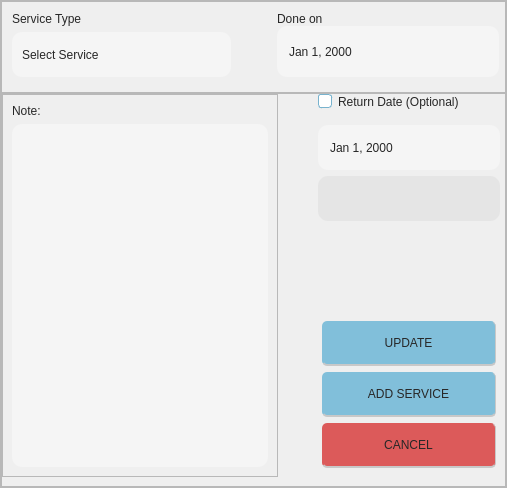
                <widget class="QWidget" name="addNewServicePage">
                 <layout class="QVBoxLayout" name="verticalLayout_52">
                  <property name="spacing">
                   <number>0</number>
                  </property>
                  <property name="leftMargin">
                   <number>0</number>
                  </property>
                  <property name="topMargin">
                   <number>0</number>
                  </property>
                  <property name="rightMargin">
                   <number>0</number>
                  </property>
                  <property name="bottomMargin">
                   <number>0</number>
                  </property>
                  <item>
                   <widget class="QFrame" name="frame_61">
                    <property name="styleSheet">
                     <string notr="true">QDateEdit {
	background-color:rgb(245, 245, 245);
    border-radius: 10px;
    font: 57 12pt &quot;Montserrat Medium&quot;;
    color: rgb(39, 39, 39);
    padding-left: 10px;
}

QDateEdit::drop-down {
    subcontrol-origin: padding;
    subcontrol-position: top right;
    width: 40px;
    border: none;
    background: transparent;
}

QDateEdit::down-arrow {
    image: url(:/Icons/Icons/calendar.png);
    width: 30px;
    height: 30px;
}

QComboBox {
    border-radius: 10px;
	font: 57 12pt &quot;Montserrat Medium&quot;;
	color:rgb(39, 39, 39);
	padding-left: 10px;
	background-color:rgb(245, 245, 245);
}
QComboBox QLineEdit {
    font: 63 12pt &quot;Montserrat SemiBold&quot;;
    color: rgb(39, 39, 39);
    border: none; 
}
QComboBox:focus{
    border: 1px solid rgb(235, 235, 235);
	background-color:rgb(227, 227, 227);
}
QComboBox::drop-down {
    background-color: transparent;
    border-radius: 10px;
}

QComboBox::down-arrow {
    image: url(:/Icons/Icons/downArrow.png);
    width: 12px;
    height: 12px;
    padding-right: 10px;
}

/* Dropdown list */
QComboBox QAbstractItemView {
    background-color: rgb(232, 232, 232);
    selection-background-color: rgb(217, 217, 217); 
    selection-color: black;
    font: 63 12pt &quot;Montserrat SemiBold&quot;;
    outline: none;
	border:1px solid rgb(209, 209, 209);
}

/* List items */
QComboBox QAbstractItemView::item {
    background-color:  rgb(232, 232, 232);
    color: black;
    height: 25px;
    font: 63 12pt &quot;Montserrat SemiBold&quot;;
}

QComboBox QAbstractItemView::item:hover {
    background-color: rgb(193, 193, 193);
    color: black;
}

/* Scrollbar inside dropdown */
QComboBox QAbstractItemView QScrollBar:vertical {
    background-color: transparent; /* or set a solid color */
    width: 10px;
    border: none;
}

QComboBox QAbstractItemView QScrollBar::handle:vertical {
    background-color: rgb(129, 191, 218);
    border-radius: 5px;
    min-height: 120px;
}

QComboBox QAbstractItemView QScrollBar::handle:vertical:hover {
    background-color: rgb(86, 127, 145);
}

QComboBox QAbstractItemView QScrollBar::add-line:vertical,
QComboBox QAbstractItemView QScrollBar::sub-line:vertical {
    height: 0px;
    background: none;
    border: none;
}

QComboBox QAbstractItemView QScrollBar::groove:vertical {
    background: transparent;
    outline: none;
    border: none;
}
QComboBox QAbstractItemView QScrollBar,
QComboBox QAbstractItemView QScrollBar::handle,
QComboBox QAbstractItemView QScrollBar::groove {
    outline: none;
    border: none;
}

QComboBox QLineEdit {
    font: 63 12pt &quot;Montserrat SemiBold&quot;;
    color: rgb(39, 39, 39);
    border: none; /* optional para di mag mukhang double border */
    background: transparent;
}</string>
                    </property>
                    <property name="frameShape">
                     <enum>QFrame::StyledPanel</enum>
                    </property>
                    <property name="frameShadow">
                     <enum>QFrame::Raised</enum>
                    </property>
                    <layout class="QVBoxLayout" name="verticalLayout_56">
                     <property name="spacing">
                      <number>0</number>
                     </property>
                     <property name="leftMargin">
                      <number>0</number>
                     </property>
                     <property name="topMargin">
                      <number>0</number>
                     </property>
                     <property name="rightMargin">
                      <number>0</number>
                     </property>
                     <property name="bottomMargin">
                      <number>0</number>
                     </property>
                     <item>
                      <widget class="QFrame" name="frame_62">
                       <property name="sizePolicy">
                        <sizepolicy hsizetype="Preferred" vsizetype="Expanding">
                         <horstretch>0</horstretch>
                         <verstretch>0</verstretch>
                        </sizepolicy>
                       </property>
                       <property name="maximumSize">
                        <size>
                         <width>16777215</width>
                         <height>135</height>
                        </size>
                       </property>
                       <property name="frameShape">
                        <enum>QFrame::StyledPanel</enum>
                       </property>
                       <property name="frameShadow">
                        <enum>QFrame::Raised</enum>
                       </property>
                       <layout class="QHBoxLayout" name="horizontalLayout_61">
                        <property name="spacing">
                         <number>35</number>
                        </property>
                        <property name="topMargin">
                         <number>0</number>
                        </property>
                        <property name="rightMargin">
                         <number>0</number>
                        </property>
                        <property name="bottomMargin">
                         <number>5</number>
                        </property>
                        <item>
                         <widget class="QFrame" name="frame_63">
                          <property name="sizePolicy">
                           <sizepolicy hsizetype="Expanding" vsizetype="Expanding">
                            <horstretch>0</horstretch>
                            <verstretch>0</verstretch>
                           </sizepolicy>
                          </property>
                          <property name="styleSheet">
                           <string notr="true">QFrame{
background-color: transparent;
}</string>
                          </property>
                          <property name="frameShape">
                           <enum>QFrame::StyledPanel</enum>
                          </property>
                          <property name="frameShadow">
                           <enum>QFrame::Raised</enum>
                          </property>
                          <layout class="QVBoxLayout" name="verticalLayout_54">
                           <property name="leftMargin">
                            <number>0</number>
                           </property>
                           <property name="bottomMargin">
                            <number>9</number>
                           </property>
                           <item alignment="Qt::AlignTop">
                            <widget class="QLabel" name="label_137">
                             <property name="styleSheet">
                              <string notr="true">font: 63 12pt &quot;Montserrat SemiBold&quot;;
color:rgb(39, 39, 39);</string>
                             </property>
                             <property name="text">
                              <string>Service Type</string>
                             </property>
                            </widget>
                           </item>
                           <item>
                            <widget class="QComboBox" name="serviceTypeComboBox">
                             <property name="sizePolicy">
                              <sizepolicy hsizetype="Expanding" vsizetype="Expanding">
                               <horstretch>0</horstretch>
                               <verstretch>0</verstretch>
                              </sizepolicy>
                             </property>
                             <property name="minimumSize">
                              <size>
                               <width>174</width>
                               <height>45</height>
                              </size>
                             </property>
                             <property name="maximumSize">
                              <size>
                               <width>16777215</width>
                               <height>65</height>
                              </size>
                             </property>
                             <property name="focusPolicy">
                              <enum>Qt::NoFocus</enum>
                             </property>
                             <property name="styleSheet">
                              <string notr="true"/>
                             </property>
                             <property name="editable">
                              <bool>false</bool>
                             </property>
                             <property name="currentText">
                              <string>Select Service</string>
                             </property>
                             <property name="currentIndex">
                              <number>0</number>
                             </property>
                             <property name="maxVisibleItems">
                              <number>10</number>
                             </property>
                             <item>
                              <property name="text">
                               <string>Select Service</string>
                              </property>
                             </item>
                             <item>
                              <property name="text">
                               <string>Vaccination</string>
                              </property>
                             </item>
                             <item>
                              <property name="text">
                               <string>Deworming</string>
                              </property>
                             </item>
                             <item>
                              <property name="text">
                               <string>Tick &amp; Flea Prevention</string>
                              </property>
                             </item>
                             <item>
                              <property name="text">
                               <string>Consultation</string>
                              </property>
                             </item>
                             <item>
                              <property name="text">
                               <string>Wellness Check</string>
                              </property>
                             </item>
                             <item>
                              <property name="text">
                               <string>Surgery</string>
                              </property>
                             </item>
                             <item>
                              <property name="text">
                               <string>CBC</string>
                              </property>
                             </item>
                             <item>
                              <property name="text">
                               <string>Blood Chemistry</string>
                              </property>
                             </item>
                             <item>
                              <property name="text">
                               <string>Progesterone test</string>
                              </property>
                             </item>
                             <item>
                              <property name="text">
                               <string>Pregnancy test</string>
                              </property>
                             </item>
                             <item>
                              <property name="text">
                               <string>Diagnostic Microscopy</string>
                              </property>
                             </item>
                             <item>
                              <property name="text">
                               <string>Urinalysis</string>
                              </property>
                             </item>
                             <item>
                              <property name="text">
                               <string>Antigen/Antibody</string>
                              </property>
                             </item>
                            </widget>
                           </item>
                          </layout>
                         </widget>
                        </item>
                        <item>
                         <widget class="QFrame" name="frame_64">
                          <property name="sizePolicy">
                           <sizepolicy hsizetype="Expanding" vsizetype="Expanding">
                            <horstretch>0</horstretch>
                            <verstretch>0</verstretch>
                           </sizepolicy>
                          </property>
                          <property name="styleSheet">
                           <string notr="true">QFrame{
background-color: transparent;
}</string>
                          </property>
                          <property name="frameShape">
                           <enum>QFrame::StyledPanel</enum>
                          </property>
                          <property name="frameShadow">
                           <enum>QFrame::Raised</enum>
                          </property>
                          <layout class="QVBoxLayout" name="verticalLayout_55">
                           <property name="spacing">
                            <number>0</number>
                           </property>
                           <property name="leftMargin">
                            <number>0</number>
                           </property>
                           <property name="rightMargin">
                            <number>5</number>
                           </property>
                           <property name="bottomMargin">
                            <number>9</number>
                           </property>
                           <item alignment="Qt::AlignTop">
                            <widget class="QLabel" name="label_139">
                             <property name="styleSheet">
                              <string notr="true">font: 63 12pt &quot;Montserrat SemiBold&quot;;
color:rgb(39, 39, 39);</string>
                             </property>
                             <property name="text">
                              <string>Done on</string>
                             </property>
                            </widget>
                           </item>
                           <item>
                            <widget class="QDateEdit" name="dateEdit">
                             <property name="sizePolicy">
                              <sizepolicy hsizetype="Expanding" vsizetype="Expanding">
                               <horstretch>0</horstretch>
                               <verstretch>0</verstretch>
                              </sizepolicy>
                             </property>
                             <property name="minimumSize">
                              <size>
                               <width>174</width>
                               <height>45</height>
                              </size>
                             </property>
                             <property name="maximumSize">
                              <size>
                               <width>16777215</width>
                               <height>65</height>
                              </size>
                             </property>
                             <property name="styleSheet">
                              <string notr="true"/>
                             </property>
                             <property name="accelerated">
                              <bool>false</bool>
                             </property>
                             <property name="displayFormat">
                              <string>MMM d, yyyy</string>
                             </property>
                             <property name="calendarPopup">
                              <bool>true</bool>
                             </property>
                            </widget>
                           </item>
                          </layout>
                         </widget>
                        </item>
                       </layout>
                      </widget>
                     </item>
                     <item>
                      <widget class="QFrame" name="frame_65">
                       <property name="sizePolicy">
                        <sizepolicy hsizetype="Preferred" vsizetype="Expanding">
                         <horstretch>0</horstretch>
                         <verstretch>0</verstretch>
                        </sizepolicy>
                       </property>
                       <property name="frameShape">
                        <enum>QFrame::StyledPanel</enum>
                       </property>
                       <property name="frameShadow">
                        <enum>QFrame::Raised</enum>
                       </property>
                       <layout class="QHBoxLayout" name="horizontalLayout_62">
                        <property name="spacing">
                         <number>35</number>
                        </property>
                        <property name="leftMargin">
                         <number>0</number>
                        </property>
                        <property name="topMargin">
                         <number>0</number>
                        </property>
                        <property name="rightMargin">
                         <number>0</number>
                        </property>
                        <item>
                         <widget class="QFrame" name="addNoteFrame">
                          <property name="frameShape">
                           <enum>QFrame::StyledPanel</enum>
                          </property>
                          <property name="frameShadow">
                           <enum>QFrame::Raised</enum>
                          </property>
                          <layout class="QVBoxLayout" name="verticalLayout_57">
                           <item>
                            <widget class="QLabel" name="addNoteLabel">
                             <property name="styleSheet">
                              <string notr="true">font: 63 12pt &quot;Montserrat SemiBold&quot;;
color:rgb(39, 39, 39);</string>
                             </property>
                             <property name="text">
                              <string>Note:</string>
                             </property>
                            </widget>
                           </item>
                           <item>
                            <widget class="QTextEdit" name="addNoteLineEdit">
                             <property name="styleSheet">
                              <string notr="true">
QTextEdit{
    border-radius: 10px;
	font-family: &quot;Montserrat Medium&quot;;
	font-weight: 57;
	font-size:12pt;
	color:rgb(39, 39, 39);
	padding-left: 10px;
	background-color:rgb(245, 245, 245);
}
QTextEdit:focus{
    border: 1px solid rgb(235, 235, 235);
	background-color:rgb(227, 227, 227);
}
</string>
                             </property>
                             <property name="lineWrapMode">
                              <enum>QTextEdit::WidgetWidth</enum>
                             </property>
                            </widget>
                           </item>
                          </layout>
                         </widget>
                        </item>
                        <item>
                         <widget class="QFrame" name="frame_67">
                          <property name="sizePolicy">
                           <sizepolicy hsizetype="Expanding" vsizetype="Expanding">
                            <horstretch>0</horstretch>
                            <verstretch>0</verstretch>
                           </sizepolicy>
                          </property>
                          <property name="styleSheet">
                           <string notr="true">border:none;</string>
                          </property>
                          <property name="frameShape">
                           <enum>QFrame::StyledPanel</enum>
                          </property>
                          <property name="frameShadow">
                           <enum>QFrame::Raised</enum>
                          </property>
                          <layout class="QVBoxLayout" name="verticalLayout_58">
                           <property name="leftMargin">
                            <number>0</number>
                           </property>
                           <property name="topMargin">
                            <number>0</number>
                           </property>
                           <property name="rightMargin">
                            <number>0</number>
                           </property>
                           <property name="bottomMargin">
                            <number>0</number>
                           </property>
                           <item>
                            <widget class="QFrame" name="frame_68">
                             <property name="sizePolicy">
                              <sizepolicy hsizetype="Preferred" vsizetype="Expanding">
                               <horstretch>0</horstretch>
                               <verstretch>0</verstretch>
                              </sizepolicy>
                             </property>
                             <property name="frameShape">
                              <enum>QFrame::StyledPanel</enum>
                             </property>
                             <property name="frameShadow">
                              <enum>QFrame::Raised</enum>
                             </property>
                             <layout class="QVBoxLayout" name="verticalLayout_59">
                              <property name="leftMargin">
                               <number>5</number>
                              </property>
                              <property name="topMargin">
                               <number>0</number>
                              </property>
                              <property name="rightMargin">
                               <number>5</number>
                              </property>
                              <property name="bottomMargin">
                               <number>5</number>
                              </property>
                              <item>
                               <widget class="QCheckBox" name="returnCheckBox">
                                <property name="styleSheet">
                                 <string notr="true">QCheckBox {
    font: 63 12pt &quot;Montserrat SemiBold&quot;;
    color: rgb(39, 39, 39);
}

QCheckBox::indicator {
    width: 12px;
    height: 12px;
    border: 1px solid rgb(120, 179, 206);
	border-radius:3px;
    background-color: white;
}

QCheckBox::indicator:checked {
	background-color:rgb(120, 179, 206);
    image: url(:/Icons/Icons/checkBox.png); 
    border: 1px solid rgb(104, 104, 104);
	border-radius:3px;
}

QCheckBox::indicator:hover {
    background-color: rgb(120, 179, 206);
}
</string>
                                </property>
                                <property name="text">
                                 <string>Return Date (Optional)</string>
                                </property>
                                <property name="checkable">
                                 <bool>true</bool>
                                </property>
                                <property name="tristate">
                                 <bool>false</bool>
                                </property>
                               </widget>
                              </item>
                              <item>
                               <spacer name="verticalSpacer_13">
                                <property name="orientation">
                                 <enum>Qt::Vertical</enum>
                                </property>
                                <property name="sizeType">
                                 <enum>QSizePolicy::Maximum</enum>
                                </property>
                                <property name="sizeHint" stdset="0">
                                 <size>
                                  <width>20</width>
                                  <height>10</height>
                                 </size>
                                </property>
                               </spacer>
                              </item>
                              <item>
                               <widget class="QDateEdit" name="returnDateEdit">
                                <property name="enabled">
                                 <bool>true</bool>
                                </property>
                                <property name="sizePolicy">
                                 <sizepolicy hsizetype="Expanding" vsizetype="Expanding">
                                  <horstretch>0</horstretch>
                                  <verstretch>0</verstretch>
                                 </sizepolicy>
                                </property>
                                <property name="minimumSize">
                                 <size>
                                  <width>174</width>
                                  <height>45</height>
                                 </size>
                                </property>
                                <property name="maximumSize">
                                 <size>
                                  <width>16777215</width>
                                  <height>65</height>
                                 </size>
                                </property>
                                <property name="styleSheet">
                                 <string notr="true"/>
                                </property>
                                <property name="displayFormat">
                                 <string>MMM d, yyyy</string>
                                </property>
                                <property name="calendarPopup">
                                 <bool>true</bool>
                                </property>
                               </widget>
                              </item>
                              <item>
                               <widget class="QLineEdit" name="returnDatePlaceholder">
                                <property name="sizePolicy">
                                 <sizepolicy hsizetype="Expanding" vsizetype="Expanding">
                                  <horstretch>0</horstretch>
                                  <verstretch>0</verstretch>
                                 </sizepolicy>
                                </property>
                                <property name="minimumSize">
                                 <size>
                                  <width>174</width>
                                  <height>45</height>
                                 </size>
                                </property>
                                <property name="maximumSize">
                                 <size>
                                  <width>16777215</width>
                                  <height>65</height>
                                 </size>
                                </property>
                                <property name="styleSheet">
                                 <string notr="true">QLineEdit{
    border-radius: 10px;
	font: 57 12pt &quot;Montserrat Medium&quot;;
	color:rgb(39, 39, 39);
	padding-left: 10px;
	background-color:rgb(229, 229, 229);
}</string>
                                </property>
                                <property name="placeholderText">
                                 <string/>
                                </property>
                               </widget>
                              </item>
                              <item>
                               <spacer name="verticalSpacer_14">
                                <property name="orientation">
                                 <enum>Qt::Vertical</enum>
                                </property>
                                <property name="sizeType">
                                 <enum>QSizePolicy::Expanding</enum>
                                </property>
                                <property name="sizeHint" stdset="0">
                                 <size>
                                  <width>20</width>
                                  <height>80</height>
                                 </size>
                                </property>
                               </spacer>
                              </item>
                             </layout>
                            </widget>
                           </item>
                           <item alignment="Qt::AlignTop">
                            <widget class="QFrame" name="frame_66">
                             <property name="frameShape">
                              <enum>QFrame::StyledPanel</enum>
                             </property>
                             <property name="frameShadow">
                              <enum>QFrame::Raised</enum>
                             </property>
                             <layout class="QVBoxLayout" name="verticalLayout_60">
                              <item>
                               <widget class="QPushButton" name="updateServiceBtn">
                                <property name="sizePolicy">
                                 <sizepolicy hsizetype="Expanding" vsizetype="Fixed">
                                  <horstretch>0</horstretch>
                                  <verstretch>0</verstretch>
                                 </sizepolicy>
                                </property>
                                <property name="minimumSize">
                                 <size>
                                  <width>174</width>
                                  <height>45</height>
                                 </size>
                                </property>
                                <property name="cursor">
                                 <cursorShape>PointingHandCursor</cursorShape>
                                </property>
                                <property name="styleSheet">
                                 <string notr="true">QPushButton{
	font: 63 15pt &quot;Montserrat SemiBold&quot;;
	color:rgb(39, 39, 39);
	background-color:rgb(129, 191, 218);
	border-radius: 5px;
	border-right:1px solid rgb(200, 200, 200);
	border-bottom:2px solid rgb(200, 200, 200);
}

QPushButton:hover{
	background-color:rgb(110, 163, 186);

}</string>
                                </property>
                                <property name="text">
                                 <string>UPDATE</string>
                                </property>
                               </widget>
                              </item>
                              <item>
                               <widget class="QPushButton" name="addServiceBtn">
                                <property name="sizePolicy">
                                 <sizepolicy hsizetype="Expanding" vsizetype="Fixed">
                                  <horstretch>0</horstretch>
                                  <verstretch>0</verstretch>
                                 </sizepolicy>
                                </property>
                                <property name="minimumSize">
                                 <size>
                                  <width>174</width>
                                  <height>45</height>
                                 </size>
                                </property>
                                <property name="cursor">
                                 <cursorShape>PointingHandCursor</cursorShape>
                                </property>
                                <property name="styleSheet">
                                 <string notr="true">QPushButton{
	font: 63 15pt &quot;Montserrat SemiBold&quot;;
	color:rgb(39, 39, 39);
	background-color:rgb(129, 191, 218);
	border-radius: 5px;
	border-right:1px solid rgb(200, 200, 200);
	border-bottom:2px solid rgb(200, 200, 200);
}

QPushButton:hover{
	background-color:rgb(110, 163, 186);

}</string>
                                </property>
                                <property name="text">
                                 <string>ADD SERVICE</string>
                                </property>
                               </widget>
                              </item>
                              <item>
                               <widget class="QPushButton" name="cancelAddServiceBtn">
                                <property name="minimumSize">
                                 <size>
                                  <width>174</width>
                                  <height>45</height>
                                 </size>
                                </property>
                                <property name="cursor">
                                 <cursorShape>PointingHandCursor</cursorShape>
                                </property>
                                <property name="styleSheet">
                                 <string notr="true">QPushButton{
	font: 63 15pt &quot;Montserrat SemiBold&quot;;
	color:rgb(39, 39, 39);
	background-color:	rgb(220, 90, 90);
	border-radius: 5px;
	border-right:1px solid rgb(200, 200, 200);
	border-bottom:2px solid rgb(200, 200, 200);
}

QPushButton:hover{
	background-color:rgb(180, 120, 125);

}</string>
                                </property>
                                <property name="text">
                                 <string>CANCEL</string>
                                </property>
                               </widget>
                              </item>
                             </layout>
                            </widget>
                           </item>
                          </layout>
                         </widget>
                        </item>
                       </layout>
                      </widget>
                     </item>
                    </layout>
                   </widget>
                  </item>
                 </layout>
                </widget>
